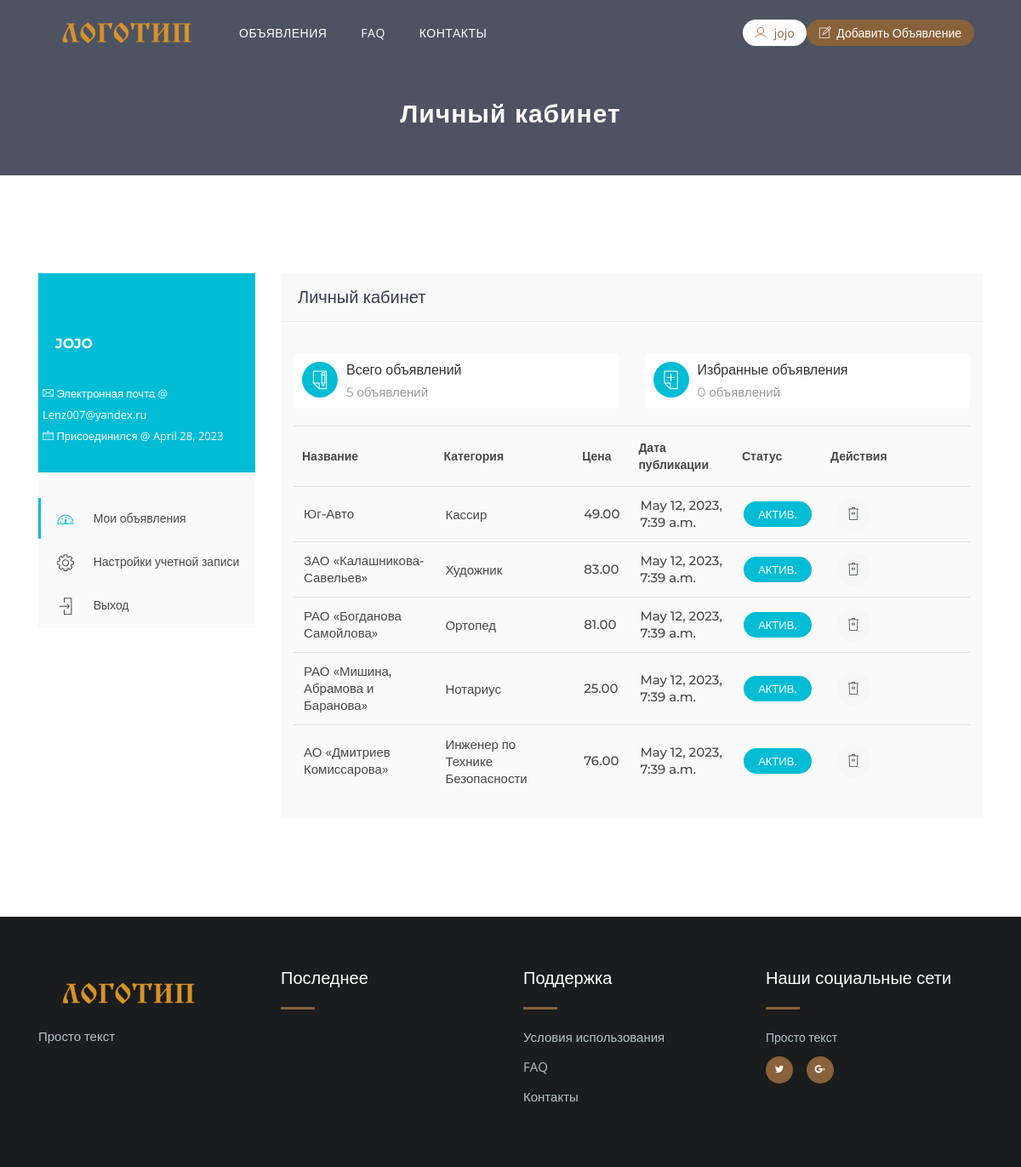
Page /my-ads/ (signed in) on the committed database.
### ads/models.py (models this page shows, shortened)
class Ads(models.Model):
    author = models.ForeignKey(Author, on_delete=models.CASCADE, null=True)
    title = models.CharField(max_length=200)
    description = RichTextField()
    price = models.DecimalField(max_digits=8, decimal_places=2)
    date_created = models.DateTimeField(auto_now_add=True)
    region = models.ForeignKey('Region', on_delete=models.CASCADE, null=True)
    city = models.ForeignKey('City', on_delete=models.CASCADE, null=True)
    category = models.ForeignKey('Category', on_delete=models.CASCADE, null=True)
    phone = models.CharField(max_length=50)
    video = EmbedVideoField(null=True, blank=True)
    is_featured = models.BooleanField(default=False)
    is_active = models.BooleanField(default=False)
    class Meta:
        verbose_name_plural = "Объявления"

class Category(models.Model):
    category_name = models.CharField(max_length=100)
    category_image = models.ImageField(upload_to='uploads/category', blank=True, null=True)
    slug = models.SlugField(blank=True, null=True)
    class Meta:
        verbose_name_plural = "Категории"
    def __str__(self):
        return self.category_name

### profiles/views.py (the view)
# urls.py: path('my-ads/', views.profile_ads, name='my-ads'),
@login_required(login_url='login')
def profile_ads(request):
    ads_posted = request.user.author.ads_set.all()
    total_ads = request.user.author.ads_set.all().count()
    featured_ads = request.user.author.ads_set.filter(is_featured=True).count()
    context = {
        'ads_posted': ads_posted,
        'total_ads': total_ads,
        'featured_ads': featured_ads
    }
    return render(request, 'profiles/account-ads.html', context)

### profiles/templates/profiles/account-ads.html
{% extends "base.html" %}
{% load static %}
{% block content %}
  <div class="page-header">
    <div class="container">
      <div class="row">
        <div class="col-md-12">
          <div class="breadcrumb-wrapper">
            <h2 class="product-title">Личный кабинет</h2>
          </div>
        </div>
      </div>
    </div>
  </div>
  <div id="content" class="section-padding">
    <div class="container">
      <div class="row">
        {% include 'profiles/account-sidebar.html' %}
        <div class="col-sm-12 col-md-8 col-lg-9">
          <div class="page-content">
            <div class="inner-box">
              <div class="dashboard-box">
                <h2 class="dashbord-title">Личный кабинет</h2>
              </div>
              <div class="dashboard-wrapper">
                <div class="dashboard-sections">
                  <div class="row">
                    <div class="col-xs-6 col-sm-6 col-md-6 col-lg-6">
                      <div class="dashboardbox">
                        <div class="icon"><i class="lni-write"></i></div>
                        <div class="contentbox">
                          <h2>Всего объявлений</h2>
                          <h3>{{ total_ads }} объявлений</h3>
                        </div>
                      </div>
                    </div>
                    <div class="col-xs-6 col-sm-6 col-md-6 col-lg-6">
                      <div class="dashboardbox">
                        <div class="icon"><i class="lni-add-files"></i></div>
                        <div class="contentbox">
                          <h2>Избранные объявления</h2>
                          <h3>{{ featured_ads }} объявлений</h3>
                        </div>
                      </div>
                    </div>
                  </div>
                </div>
                {% if ads_posted %}
                  <table class="table table-responsive dashboardtable tablemyads">
                    <thead>
                    <tr>
                      <th>Название</th>
                      <th>Категория</th>
                      <th>Цена</th>
                      <th>Дата публикации</th>
                      <th>Статус</th>
                      <th>Действия</th>
                    </tr>
                    </thead>
                    <tbody>
                    {% for ad in ads_posted %}
                      <tr data-category="active">
                        <td data-title="Title">
                          <h3>{{ ad.title }}</h3>
                        </td>
                        <td data-title="Category"><span
                                class="adcategories">{{ ad.category }}</span>
                        </td>
                        <td data-title="Price">
                          <h3>{{ ad.price }}</h3>
                        </td>
                        <td data-title="Date">
                          <h3>{{ ad.date_created }}</h3>
                        </td>
                        <td data-title="Ad Status">
                          {% if ad.is_active %}
                            <span class="adstatus adstatusactive">Актив.</span>
                          {% else %}
                            <span class="adstatus adstatusinactive">Неактив.</span>
                          {% endif %}
                        </td>
                        <td data-title="Action">
                          <div class="btns-actions">
                            <a class="btn-action btn-delete"
                               href="{% url 'ads-delete' pk=ad.pk %}"><i
                                    class="lni-trash"></i></a>
                          </div>
                        </td>
                      </tr>
                    {% endfor %}
                    </tbody>
                  </table>
                {% endif %}
              </div>
            </div>
          </div>
        </div>
      </div>
    </div>
  </div>
{% endblock content %}

### templates/header.html (shortened to what this page needs)
{% load static %}
<!DOCTYPE html>
<html lang="en">
<head>
    <link rel="stylesheet" type="text/css" href="{% static 'css/bootstrap.min.css' %}">
    <link rel="stylesheet" type="text/css" href="{% static 'fonts/line-icons.css' %}">
    <link rel="stylesheet" type="text/css" href="{% static 'css/slicknav.css' %}">
    <link rel="stylesheet" type="text/css" href="{% static 'css/nivo-lightbox.css' %}">
    <link rel="stylesheet" type="text/css" href="{% static 'css/animate.css' %}">
    <link href="https://unpkg.com/filepond/dist/filepond.css" rel="stylesheet">
    <link rel="stylesheet" type="text/css" href="{% static 'css/main.css' %}">
    <link rel="stylesheet" type="text/css" href="{% static 'css/responsive.css' %}">
</head>
<body>
    <header id="header-wrap">
        <nav class="navbar navbar-expand-lg fixed-top scrolling-navbar">
            <div class="container">
                <div class="navbar-header">
                    <a href="{% url 'home' %}" class="navbar-brand"><img src="{% static 'images/site-logo.png' %}"
                            alt=""></a>
                </div>
                <div class="collapse navbar-collapse" id="main-navbar">
                    <ul class="navbar-nav mr-auto">
                        <li class="nav-item">
                            <a class="nav-link" href="{% url 'ads-listing' %}">
                                Объявления
                            </a>
                        </li>
                        <li class="nav-item">
                            <a class="nav-link" href="{% url 'faq' %}">
                                FAQ
                            </a>
                        </li>
                        <li class="nav-item">
                            <a class="nav-link" href="{% url 'contact' %}">
                                Контакты
                            </a>
                        </li>
                    </ul>
                    <ul class="sign-in">
                        <li class="nav-item dropdown">
                            {% if request.user.is_authenticated %}
                            <a class="nav-link dropdown-toggle" href="#" data-toggle="dropdown" aria-haspopup="true"
                                aria-expanded="false"><i class="lni-user"></i> {{ request.user }}</a>
                            {% endif %}
                        </li>
                    </ul>
                    <a class="tg-btn" href="{% url 'post-ads' %}">
                        <i class="lni-pencil-alt"></i> Добавить Объявление
                    </a>
                </div>
            </div>
        </nav>
    </header>

### profiles/templates/profiles/account-sidebar.html (shortened to what this page needs)
{% load static %}
<div class="col-sm-12 col-md-4 col-lg-3 page-sidebar">
  <aside>
    <div class="sidebar-box">
      <div class="user">
        <div class="usercontent">
          <h3>{{ user.username }}</h3>
        </div>
        <div class="user-info">
          <p><i class="lni-envelope"></i> Электронная почта @ {{ user.email }}
          </p>
          <p><i class="lni-calendar"></i> Присоединился
            @ {{ user.date_joined|date }}</p>
        </div>
      </div>
      <nav class="navdashboard">
        <ul>
          <li>
            <a class="active" href="{% url 'my-ads' %}">
              <i class="lni-dashboard"></i>
              <span>Мои объявления</span>
            </a>
          </li>
          <li>
            <a href="{% url 'profile-settings' %}">
              <i class="lni-cog"></i>
              <span>Настройки учетной записи</span>
            </a>
          </li>
          <li>
            <a href="{% url 'logout' %}">
              <i class="lni-enter"></i>
              <span>Выход</span>
            </a>
          </li>
        </ul>
      </nav>
    </div>
  </aside>
</div>

### rows in the picture
Ads: title "Юг-Авто", category "Кассир", price "49.00", date_created "May 12, 2023, 7:39 a.m.", is_active "АКТИВ."
Ads: title "ЗАО «Калашникова-Савельев»", category "Художник", price "83.00", date_created "May 12, 2023, 7:39 a.m.", is_active "АКТИВ."
Ads: title "РАО «Богданова Самойлова»", category "Ортопед", price "81.00", date_created "May 12, 2023, 7:39 a.m.", is_active "АКТИВ."
Ads: title "РАО «Мишина, Абрамова и Баранова»", category "Нотариус", price "25.00", date_created "May 12, 2023, 7:39 a.m.", is_active "АКТИВ."
Ads: title "АО «Дмитриев Комиссарова»", category "Инженер по Технике Безопасности", price "76.00", date_created "May 12, 2023, 7:39 a.m.", is_active "АКТИВ."

### other values in the picture
{{ request.user }} "jojo"
{{ user.username }} "JOJO"
{{ user.email }} "Lenz007@yandex.ru"
{{ user.date_joined|date }} "April 28, 2023"
{{ total_ads }} "5"
{{ featured_ads }} "0"
